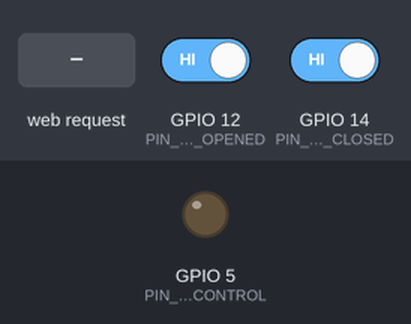
Simulated run of this sketch. Board: ESP8266 (Wemos D1 mini). Parts: output pins drawn as LEDs (lit = HIGH). The inputs (shaded band) are chosen by the test bench; at power-on: GPIO 12 (PIN_SENSOR_OPENED) HIGH, GPIO 14 (PIN_SENSOR_CLOSED) HIGH. WiFi joins after 1.5 s; servers stay silent unless stated; uploads are accepted with an empty reply; what the sketch prints to the serial monitor is not drawn.

Above: at 2.7 s.
2.8 s: HTTP request GET /setTargetDoorState?value=0 received
At 3.2 s:
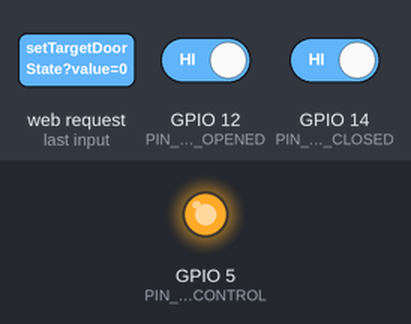
4.8 s: GPIO 12 (PIN_SENSOR_OPENED) driven LOW
6.3 s: GPIO 14 (PIN_SENSOR_CLOSED) driven LOW
7.8 s: HTTP request GET /currentDoorState?value= received
9.3 s: HTTP request GET /targetDoorState?value= received
Timing chart, 0 to 11.8 s (numbered marks = the images above; inputs shaded):
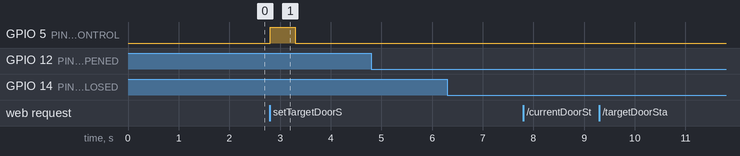

The sketch:

HomebridgeGarageDoorESP8266.ino
```cpp
//  Code for ESP8266 to work with the Homebridge Web Garage Plugin and operate a garage door. Using an ESP8266 board such as D1 Mini, Relay, and two reed switches:
//  https://github.com/Tommrodrigues/homebridge-web-garage


//Libraries
#include <ESP8266HTTPClient.h>
#include <ESP8266WiFi.h>

//
// Set your variables here...
//

// Wifi Info
const char* ssid = "ssid";
const char* password = "password";

//Homebridge URL
const char* homebridgeURL = "http://192.168.1.2:2000"; // Include port number - one per garage door opener. Example: "http://192.168.1.2:2000"


// GPIO assignments
#define PIN_OPERATOR_CONTROL 5 // Relay
#define PIN_SENSOR_CLOSED     14 // Sensor at bottom of track
#define PIN_SENSOR_OPENED     12 // Sensor at top of track

//
// That's all folks..
//


// Variables
int currentDoorState = 1;  // 0 Open 1 Closed 2 Opening 3 Closing
int targetDoorState = 1;
bool notifyHomebridge = true; //set to true to begin so Homebridge is notified wether the door is open or closed on starting
bool notifyHomebridgeTargetDoorState = true;
bool sensorInterrupt = false;
bool targetDoorStateChanged = false;


// Interrupt handler - Interrupts cannot be stored in flash; tell the compiler to put it in RAM
void ICACHE_RAM_ATTR handle_sensor_change();
// When one of the pins changes, toggle a variable to TRUE, so we can respond inside the main loop()
void handle_sensor_change() {
  sensorInterrupt = true;
}


// Begin Wifi Server
WiFiServer server(80);


//
// Setup
//

void setup() {
  Serial.begin(115200);
  delay(10);

  //Set Pin Modes
  pinMode(PIN_SENSOR_CLOSED, INPUT_PULLUP); // Set the sensor pins to input with pullup resistor
  pinMode(PIN_SENSOR_OPENED, INPUT_PULLUP); //
  pinMode(PIN_OPERATOR_CONTROL, OUTPUT); // Set the control pin to output

  // Set interrupts to watch for changes in the open/close sensors
  attachInterrupt(digitalPinToInterrupt(PIN_SENSOR_CLOSED), handle_sensor_change, CHANGE);
  attachInterrupt(digitalPinToInterrupt(PIN_SENSOR_OPENED), handle_sensor_change, CHANGE);

  // Connect to WiFi network
  Serial.println();
  Serial.print("Connecting to ");
  Serial.println(ssid);
  WiFi.mode(WIFI_STA);
  WiFi.begin(ssid, password);
  while (WiFi.status() != WL_CONNECTED) {
    delay(500);
    Serial.print(".");
  }
  Serial.println("");
  Serial.println("WiFi connected");

  // Start the server
  server.begin();
  Serial.print("Server started: ");

  // Print the IP address
  Serial.print("http://");
  Serial.print(WiFi.localIP());
  Serial.println("/");

  //Determine the state of the door on boot, assumes the door is either open or closed & not moving when this is run, if the door isn't open it is assumed to be closed:
  if ( digitalRead(PIN_SENSOR_OPENED) == LOW ) {
    // If PIN_SENSOR_OPENED is low, it's being pulled to ground, which means the switch at the top of the track is closed, which means the door is open
    Serial.println("Start Up Position Check: Door is open");
    currentDoorState = 0;
    targetDoorState = 0;
  }
}


//
// Loop
//

void loop() {

  // Check if a client has connected
  WiFiClient client = server.available();

   //to notify homebridge of the current state & target state
   if (notifyHomebridge == true)  {
      notifyHomebridge = false;
      String notifyURL = String(homebridgeURL) + "/currentDoorState?value=" + String(currentDoorState);
      Serial.print("Notifying Homebridge of currentDoorState:");
      Serial.println(notifyURL);
      //run the GET request
      HTTPClient http;
      http.begin(client,notifyURL);
      int httpResponseCode = http.GET();
      http.end();

  }
  if (notifyHomebridgeTargetDoorState == true)  {
      notifyHomebridgeTargetDoorState = false;
      String notifyURLtargetDoorState = String(homebridgeURL) + "/targetDoorState?value=" + String(targetDoorState);
      Serial.print("Notifying Homebridge of targetDoorState:");
      Serial.println(notifyURLtargetDoorState);
      //run the GET request
      HTTPClient http;
      http.begin(client,notifyURLtargetDoorState);
      int httpResponseCode = http.GET();
      http.end();
  }
  if (!client && sensorInterrupt == false) {    //Loop execution halts here until these conditions ARE NOT met
    return;
  }
  if (client) {
    // Wait until the client sends some data
    Serial.println("New Client");
    while(!client.available()){
      delay(1);
    }

   if (client.available()) {
      // Read the first line of the request
      String request = client.readStringUntil('\r');
      Serial.println(request);
      client.flush();

      if (request.indexOf("/setTargetDoorState?value=0") != -1)  {
        targetDoorState = 0;
        targetDoorStateChanged = true;
      }

      else if (request.indexOf("/setTargetDoorState?value=1") != -1)  {
        targetDoorState = 1;
        targetDoorStateChanged = true;
      }

      //If the targetDoorState has changed, check to see if the door should be triggered
      if (targetDoorStateChanged == true) {
        targetDoorStateChanged = false;

        if (currentDoorState != targetDoorState) {
          Serial.println("Door Operation Triggered");
          digitalWrite(PIN_OPERATOR_CONTROL, HIGH);
          delay(500);
          digitalWrite(PIN_OPERATOR_CONTROL, LOW);
          }
        }

      //We must return something or Homekit displays Not Responding
      client.println("HTTP/1.1 200 OK");
      client.println("Content-Type: text/html");
      client.println(""); //  do not forget this one

      if (request.indexOf("/status") != -1)  {
        client.print("{ \"currentDoorState\": ");
        client.print(currentDoorState);
        client.print(", \"targetDoorState\": ");
        client.print(targetDoorState);
        client.println(" }");
      }

      delay(1);
      Serial.println("Client disonnected");
      Serial.println("");

    }
  }
  if (sensorInterrupt == true) {
    sensorInterrupt = false;
    Serial.println("Sensor Interrupt triggered");

    // Read the sensors and use some logic to determine state
    if ( digitalRead(PIN_SENSOR_OPENED) == LOW ) {
      // If PIN_SENSOR_OPENED is low, it's being pulled to ground, which means the switch at the top of the track is closed, which means the door is open
      Serial.println("PIN_SENSOR_OPENED is LOW meaning Switch at top of track is closed");
      currentDoorState = 0;
    }
    if ( digitalRead(PIN_SENSOR_CLOSED) == LOW ) {
      // If PIN_SENSOR_CLOSED is low, it's being pulled to ground, which means the switch at the bottom of the track is closed, which means the door is closed
      Serial.println("PIN_SENSOR_CLOSED is LOW meaning Switch at bottom of track is closed");
      currentDoorState = 1;
    } else {
      // If neither, then the door is in between switches, so we use the last known state to determine which way it's probably going
      if (currentDoorState == 1) {
        currentDoorState = 2; // Current door state was "closed" so we are probably now "opening"
      } else if ( currentDoorState == 0 ) {
        currentDoorState = 3; // Current door state was "opened" so we are probably now "closing"
      }

      // If it is traveling, then it might have been started by the button in the garage. Set the new target state:
      if ( currentDoorState == 2 ) {
        targetDoorState = 0;
      } else if ( currentDoorState == 3 ) {
        targetDoorState = 1;
      }

    }
    // ... and finaly notify homebridge
      notifyHomebridge = true;
      notifyHomebridgeTargetDoorState = true;
  }
}
```

Measured:
- after the input at 2.8 s, GPIO 5 (PIN_OPERATOR_CONTROL): LOW → HIGH at once, → LOW 0.50 s later
- after the input at 4.8 s, every drawn part: stays the same
- after the input at 6.3 s, every drawn part: stays the same
- after the input at 7.8 s, every drawn part: stays the same
- after the input at 9.3 s, every drawn part: stays the same
